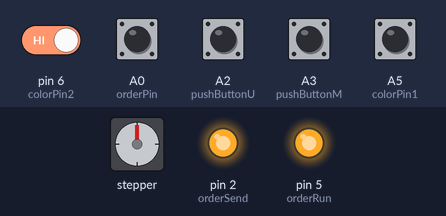
A sketch run on a simulated Arduino Uno, built with avr-gcc and run on an emulated ATmega328P. Parts: stepper motor, output pins drawn as LEDs (lit = HIGH). Wiring (inferred from the names in the program): stepper motor driver (200 steps per turn assumed): step pin 3; direction pin 4. Inputs (shaded band) come from the test bench; at power-on: A0 (orderPin), A2 (pushButtonU), A3 (pushButtonM), A5 (colorPin1), pin 6 (colorPin2) HIGH. Pins used as bus, display or sensor lines are not drawn; what the sketch prints to the serial monitor is not drawn.

Above: at 1.0 s.
1.1 s: A2 (pushButtonU) pulled LOW for 0.15 s
At 1.7 s:
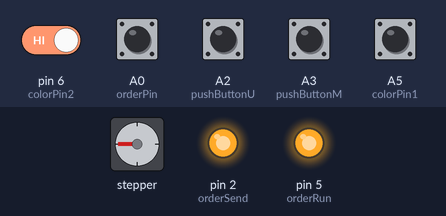
2.7 s: A0 (orderPin) pulled LOW for 1 s
At 3.8 s:
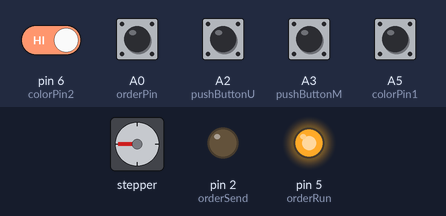
6.7 s: A2 (pushButtonU) pulled LOW for 1 s
At 7.8 s:
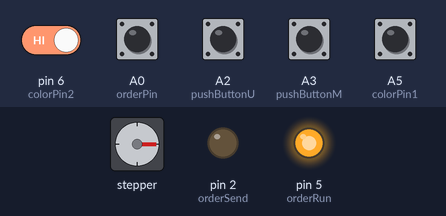
9.2 s: A0 (orderPin) pulled LOW for 1 s
At 10.2 s:
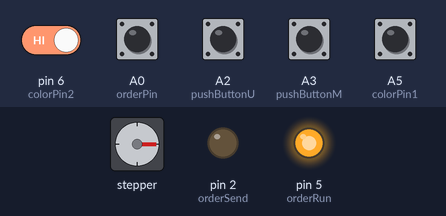
13.2 s: A2 (pushButtonU) pulled LOW for 0.15 s
At 14.4 s:
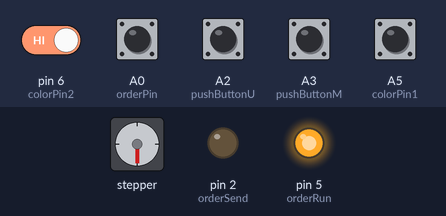
14.8 s: pin 6 (colorPin2) driven LOW and A0 (orderPin) driven LOW
At 15.8 s:
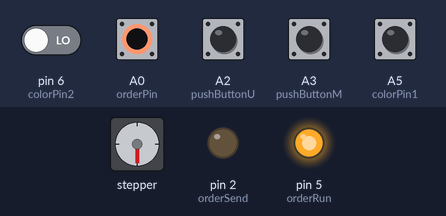
Timing chart, 0 to 65.3 s (numbered marks = the images above; inputs shaded):
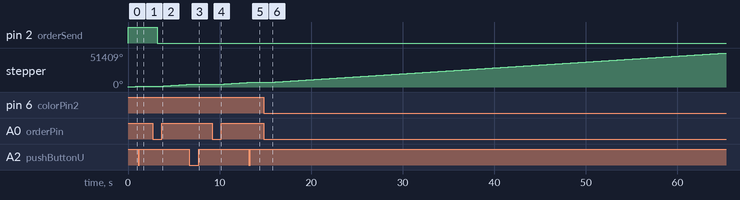

The sketch:

sketch_aug25a.ino
```cpp
// (licence header left out)
#define orderSend 2 //本机————>炮台|“送球完毕”
#define stepPin 3     //步进电机脉冲输入引脚
#define dirPin 4      //步进电机转动方向引脚
#define orderRun 5    //本机————>主机|“分球结束，继续跑动”
#define orderPin A0   //主机————>本机|“靠边”
#define orderBack A1 //炮台————>本机|“炮台就绪”
#define pushButtonM A3 //分球原点光电门
#define pushButtonU A2 //送球限位 A2+GND
#define colorPin1 A5 //颜色识别板D3————>本机A5
#define colorPin2 6 //颜色识别板D4————>本机6
#define ATTACHED_pushButtonm digitalRead(pushButtonM)

void setup() {
  Serial.begin(9600);

  IO_init();

  Ready();
}

void loop()
{
  Serial.print("digitalRead(pushButtonM):");
  Serial.println(digitalRead(pushButtonM));

  delay(1000);
  Serial.println("loop");
     Serial.print("colorPin1:");
     Serial.print(digitalRead(colorPin1));
     Serial.print("       colorPin2:");
     Serial.println(digitalRead(colorPin2));
     //Serial.println(digitalRead(orderRun));
  ///主机发来靠边信号
  int data = 0;
  for (int i = 0; i < 10; i++)
  {
    delay(2);
    data += digitalRead(orderPin);
  }

  //!如果现在是靠边状态
  if (data < 5)
  {
    Serial.println("judge");
    int color1=0,color2=0;
    Serial.print("ATTACHED_pushButtonm: ");Serial.print(ATTACHED_pushButtonm);
    for (int a = 0; a < 20; a++)
    {
      delay(2);
      if (ATTACHED_pushButtonm)
      {
        color1 += digitalRead(colorPin1);
        color2 += digitalRead(colorPin2);
      }
    }
    Serial.print("color1：");Serial.print(color1);
    Serial.print("  color2：");Serial.println(color2);
/**
 * --------------------------------------------------------
 *    引脚\意义   |  丢弃  |   使用  |  粉色   |   跑    |
 *    orderOut1  |   LOW  |  HIGH  |   HIGH  |   LOW   |
 *    orderOut2  |   HIGH |  LOW   |   HIGH  |   LOW   |
 * --------------------------------------------------------
 */
    if (color1 <10)
    {
      if(color2>=10)
      {//!丢弃
        pink();
      }
      else
      {//!跑
        Serial.println("跑");
      }
    }
    else
    {
      if(color2<10)
      {//!我方球
      Serial.println("有用球");
        use();
      }
      else
      {//!粉色
        use();
      }
    }
  }
}

/**
 * @brief 端口初始化
 *
 */
void IO_init()
{
  //!步进电机
  pinMode(stepPin, OUTPUT);
  pinMode(dirPin, OUTPUT);
  digitalWrite(stepPin, LOW);
  digitalWrite(dirPin, HIGH);

  //！通信引脚
  pinMode(orderSend, OUTPUT);
  pinMode(orderRun, OUTPUT);
  pinMode(orderPin, INPUT_PULLUP);
  digitalWrite(orderRun, HIGH);
  digitalWrite(orderSend, HIGH);
  pinMode(orderBack, INPUT_PULLUP);
  pinMode(colorPin1, INPUT_PULLUP);
  pinMode(colorPin2, INPUT_PULLUP);

  //!限位和光电门
  pinMode(pushButtonM, INPUT_PULLUP);
  pinMode(pushButtonU, INPUT_PULLUP);
}

/**
 * @brief 步进电机走步函数
 *
 * @param s 要走的脉冲数
 */
/*
void Step(int s)
{
  for (int a = 0; a < s; a++)
  {
    digitalWrite(stepPin, HIGH);
    delayMicroseconds(1000);
    digitalWrite(stepPin, LOW);
    delayMicroseconds(1000);
  }
  //Serial.print("电机:  ");Serial.println(s);
}
*/
/**
 * @brief 步进电机走步函数
 *
 * @param dir 转向
 *        0-left
 *        1-right
 * @param s 要走的脉冲数
 */
void Step(int dir,int s)
{
  digitalWrite(dirPin, dir);
  for (int a = 0; a < s; a++)
  {
    digitalWrite(stepPin, HIGH);
    delayMicroseconds(1000);
    digitalWrite(stepPin, LOW);
    delayMicroseconds(1000);
  }
  //Serial.print("电机:  ");Serial.println(s);
}

/**
 * @brief 送有用的球上炮台
 *
 */
void use()
{
  //！要求射球启动
  digitalWrite(orderSend,LOW);
  Serial.print("orderSend:");
  Serial.println("使用");
  Serial.println(digitalRead(orderSend));
  delay(100);
  back_to_origin();
  Serial.print("orderSend:");
  Serial.println("使用");
  Serial.println(digitalRead(orderSend));
}

/**
 * @brief 送粉球上炮台
 *
 */
void pink()
{
  //！要求射球启动
  digitalWrite(orderSend,HIGH);
  Serial.print("orderSend:");
  Serial.println("丢弃");
  Serial.println(digitalRead(orderSend));
  delay(100);
  back_to_origin();
  Serial.print("orderSend:");
  Serial.println("丢弃");
  Serial.println(digitalRead(orderSend));
}

/**
 * @brief 准备函数
 * @notes 先移动到最右的限位
 *        再寻找光电门
 *        以此到达原点位置
 */
void Ready()
{
  Serial.println("Ready");
  delay(2);
  int bu = digitalRead(pushButtonU);
  int bm = !digitalRead(pushButtonM);

  ///寻找最右限位开关
  while(bu)
  {
      Step(1,50);
      bu = digitalRead(pushButtonU);
      bm = !digitalRead(pushButtonM);
      Serial.println("***************");
  }

  ///如果找到最右限位就反转找光电门
    while(bm)
    {
      Step(0,50);
      bm = !digitalRead(pushButtonM);
      Serial.println("********U-M");
      Serial.println(digitalRead(pushButtonM));
    }
}

/**
 * @brief 回原点
 *
 */
void back_to_origin()
{
    //炮台就绪后送球上去
    int bu = digitalRead(pushButtonU);
    int bm = !digitalRead(pushButtonM);
    while(bu)
    {
      Step(1,50);
      bu = digitalRead(pushButtonU);
      Serial.println("撞限位");
        Serial.print("orderSend:");
        Serial.println("丢弃");
        Serial.println(digitalRead(orderSend));
    }
  ///如果找到最右限位就反转找光电门
     //Serial.println(!digitalRead(pushButtonM));
     bm = !digitalRead(pushButtonM);
    while(bm)
    {
      Step(0,50);
      bm = !digitalRead(pushButtonM);
      Serial.println("撞光电");
        Serial.print("orderSend:");
  Serial.println("丢弃");
  Serial.println(digitalRead(orderSend));
    }
}
```

Measured:
- after the input at 1.1 s, stepper: goes on until 1.1 s, then stays 990°
- after the input at 2.7 s, pin 2 (orderSend): HIGH → LOW after 0.49 s; stepper: keeps turning clockwise at about 891°/s, starting after 0.59 s
- after the input at 6.7 s, stepper: goes on until 6.7 s, then stays 4050°
- after the input at 9.2 s, stepper: keeps turning clockwise at about 891°/s, starting after 0.75 s
- after the input at 13.2 s, stepper: goes on until 13.3 s, then stays 7020°
- after the input at 14.8 s, stepper: keeps turning clockwise at about 891°/s, starting after 0.68 s
